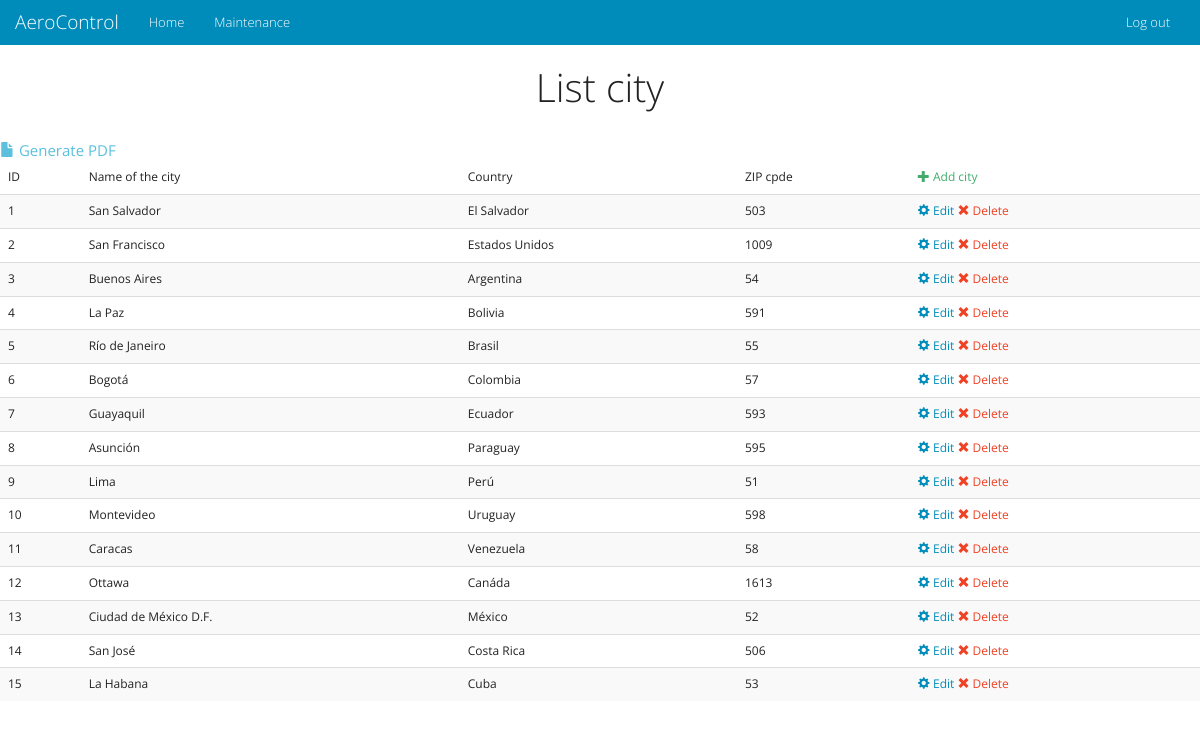
The app's page /en/admin/cities.php, older data.
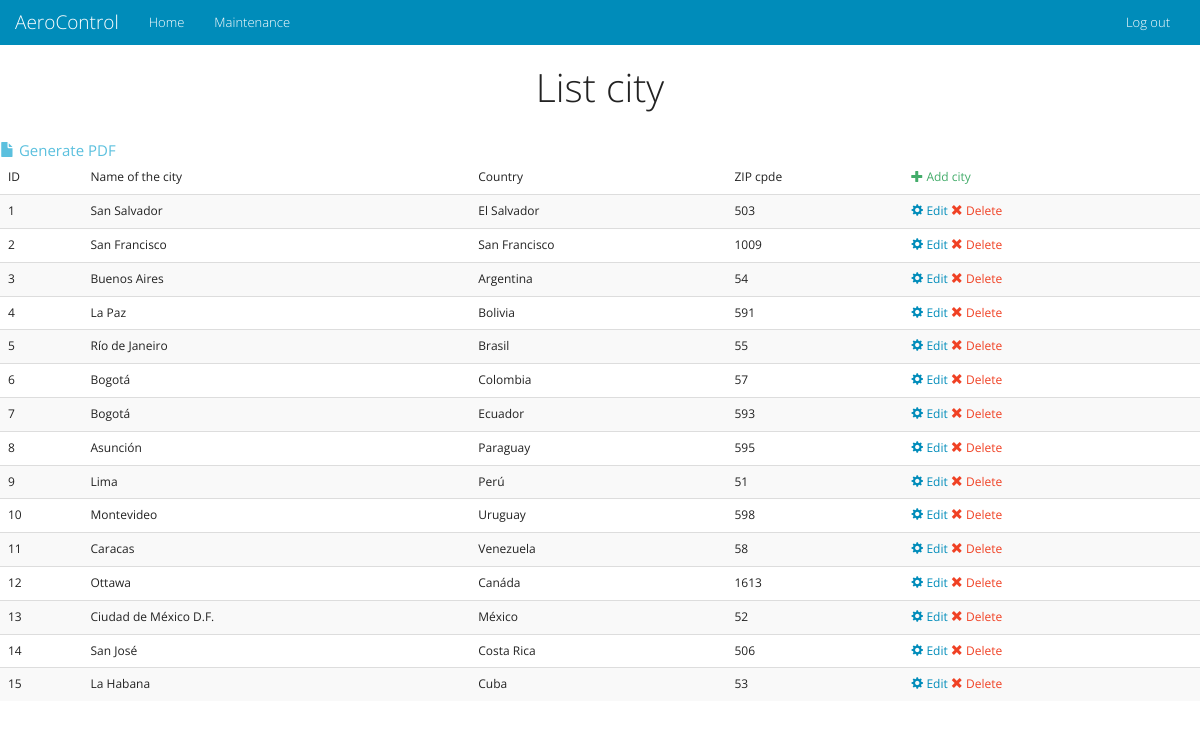
The same page, newer data.
### tables this page shows
CREATE TABLE IF NOT EXISTS `cities` (
  `id` int(11) NOT NULL AUTO_INCREMENT,
  `city` varchar(50) NOT NULL,
  `state` varchar(50) NOT NULL,
  `zip` int(11) NOT NULL,
  PRIMARY KEY (`id`)
);

### en/admin/cities.php (the view, shortened to what this page needs)
<!DOCTYPE html>
<html lang="en">
<head>
    <link href="../docs/css/bootstrap.css" rel="stylesheet">
    <link href="../docs/css/font-awesome.css" rel="stylesheet">
    <link href="../docs/css/ionicons.css" rel="stylesheet">
</head>
<body>
<div class="container-fluid">
    <div class="row">
    <?php include 'nav.php'; ?>
        <h1 class="text-center">List city </h1>
        <br>
<?php
include "../docs/connect.php";
$query = "SELECT id, city, state, zip FROM cities ORDER BY id";
$resultado = mysql_query($query, $link);
$total = mysql_num_rows($resultado);
if($total>0)
{
?>
		<a href='exportcities.php' target="_blank" class="text-info"><span class='glyphicon glyphicon-file' aria-hidden='true'></span> Generate PDF</a>
        <table class="table table-striped">
            <thead><tr><td>ID</td><td>Name of the city</td><td>Country</td><td>ZIP cpde</td><td><a href='addcity.php' class="text-success"><span class='glyphicon glyphicon-plus' aria-hidden='true'></span> Add city</a></td></tr></thead><tbody>
<?php
    while($row = mysql_fetch_array($resultado))
	{
        echo "<tr><td>".$row['id']."</td>";
        echo "<td>".$row['city']."</td>";
        echo "<td>".$row['state']."</td>";
        echo "<td>".$row['zip']."</td>";
        echo "<td><a href='editcity.php?city=".$row['id']."'><span class='glyphicon glyphicon-cog' aria-hidden='true'></span>  Edit</a>   <a href='dropcity.php?city=".$row['id']."' class='text-danger'><span class='glyphicon glyphicon-remove' aria-hidden='true'></span>  Delete</a></td></tr>";
    }
}
else
{
    echo "<p class='text-danger text-center'>Error: The data base is empty <a href='addcity.php' class='text-success'>Add city</a></p>";
}
?>
        </tbody></table>
        </div>
</div>
</body>
</html>

Row changes from the older to the newer data that the page shows:
changed cities "San Francisco": state "Estados Unidos" → "San Francisco"
changed cities "Ecuador": city "Guayaquil" → "Bogotá"
